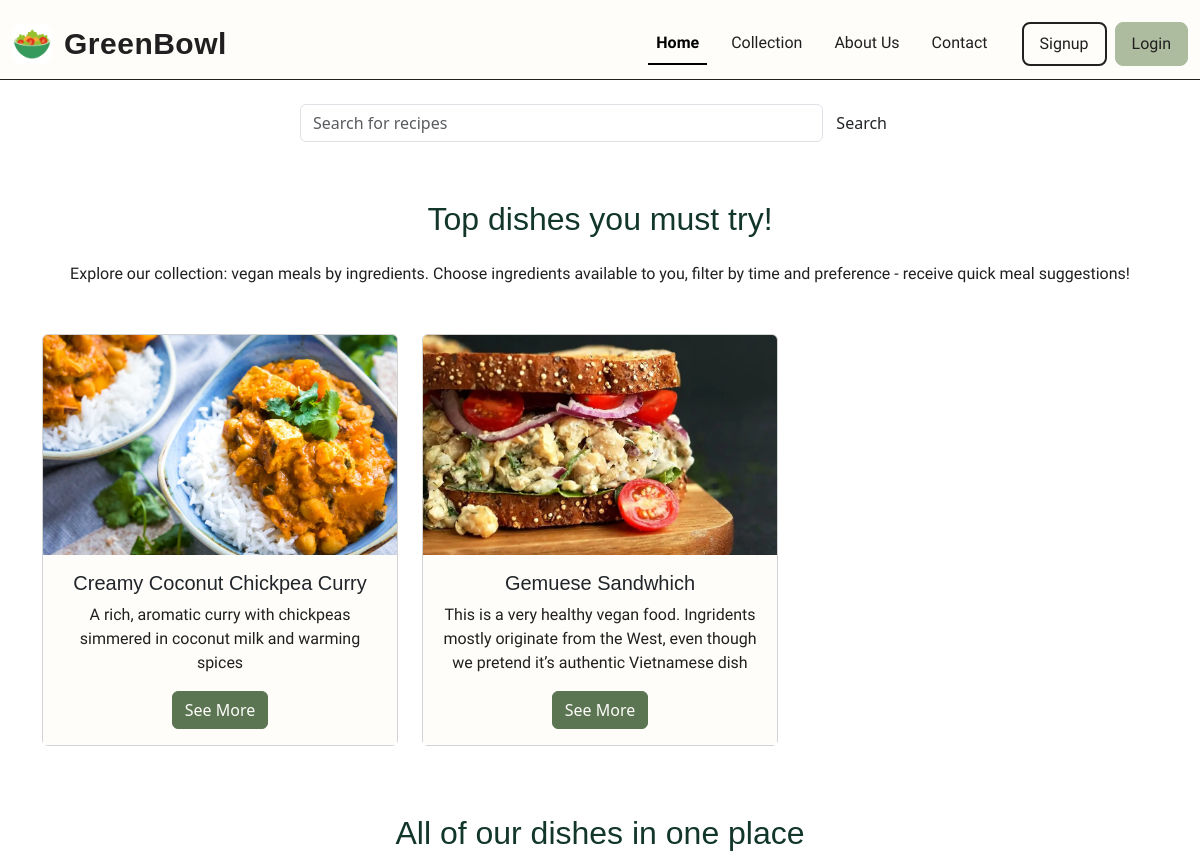
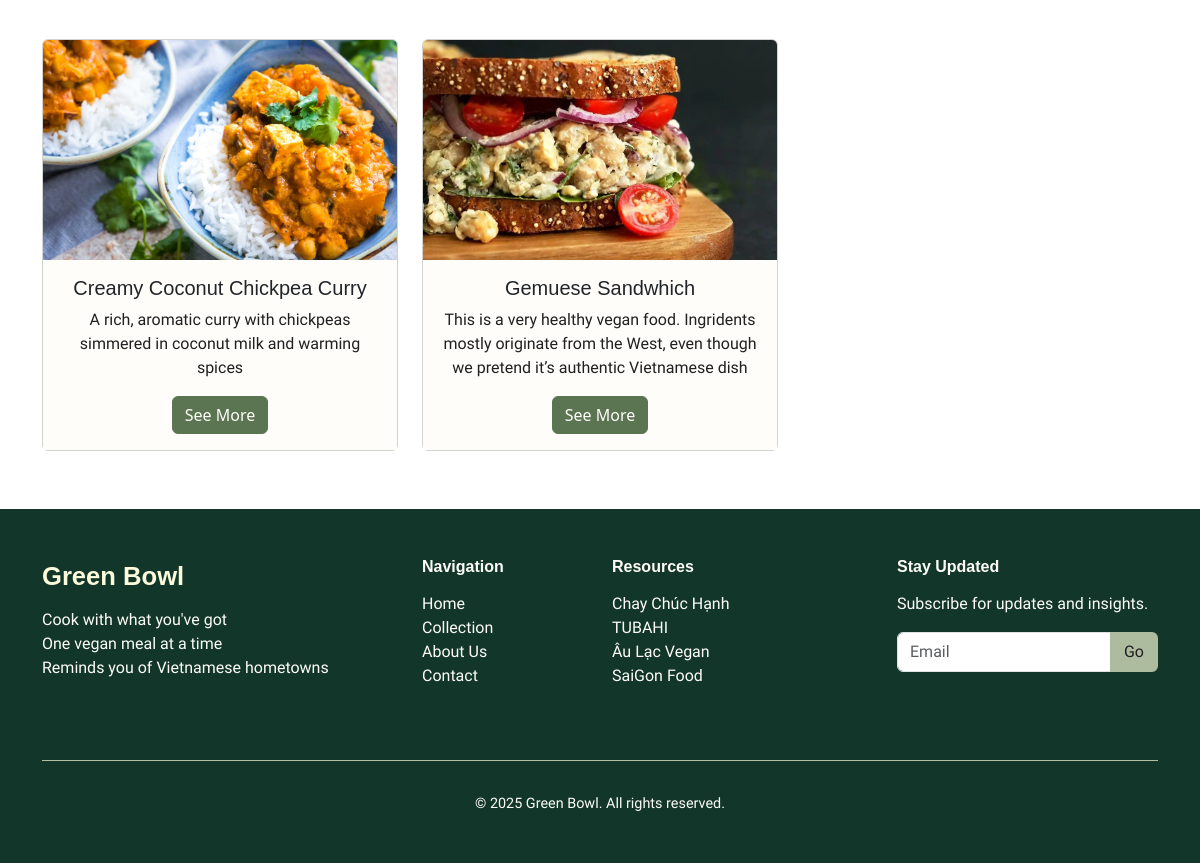
The page /collection on the database as committed earlier (2 pictures, top to bottom).
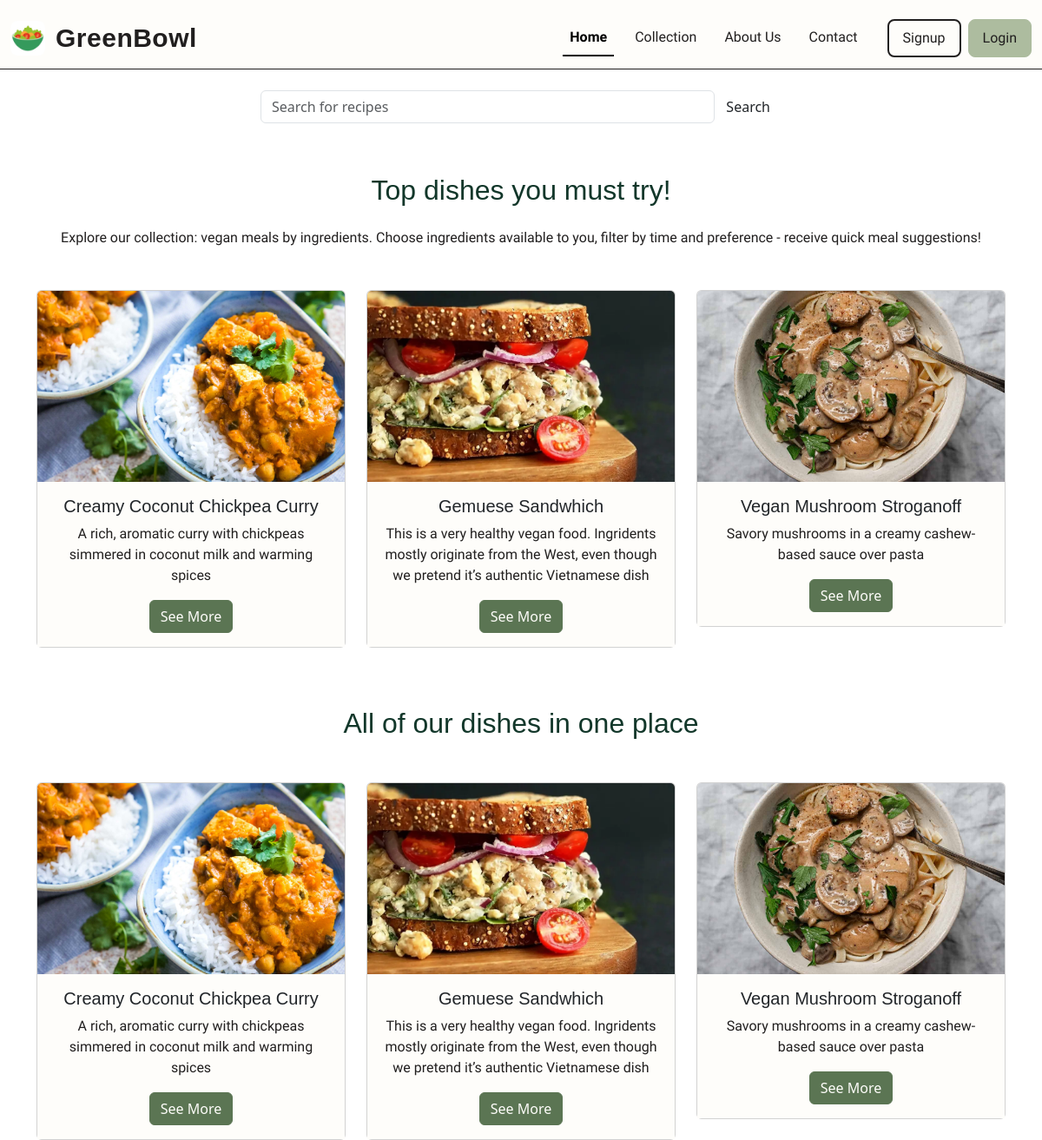
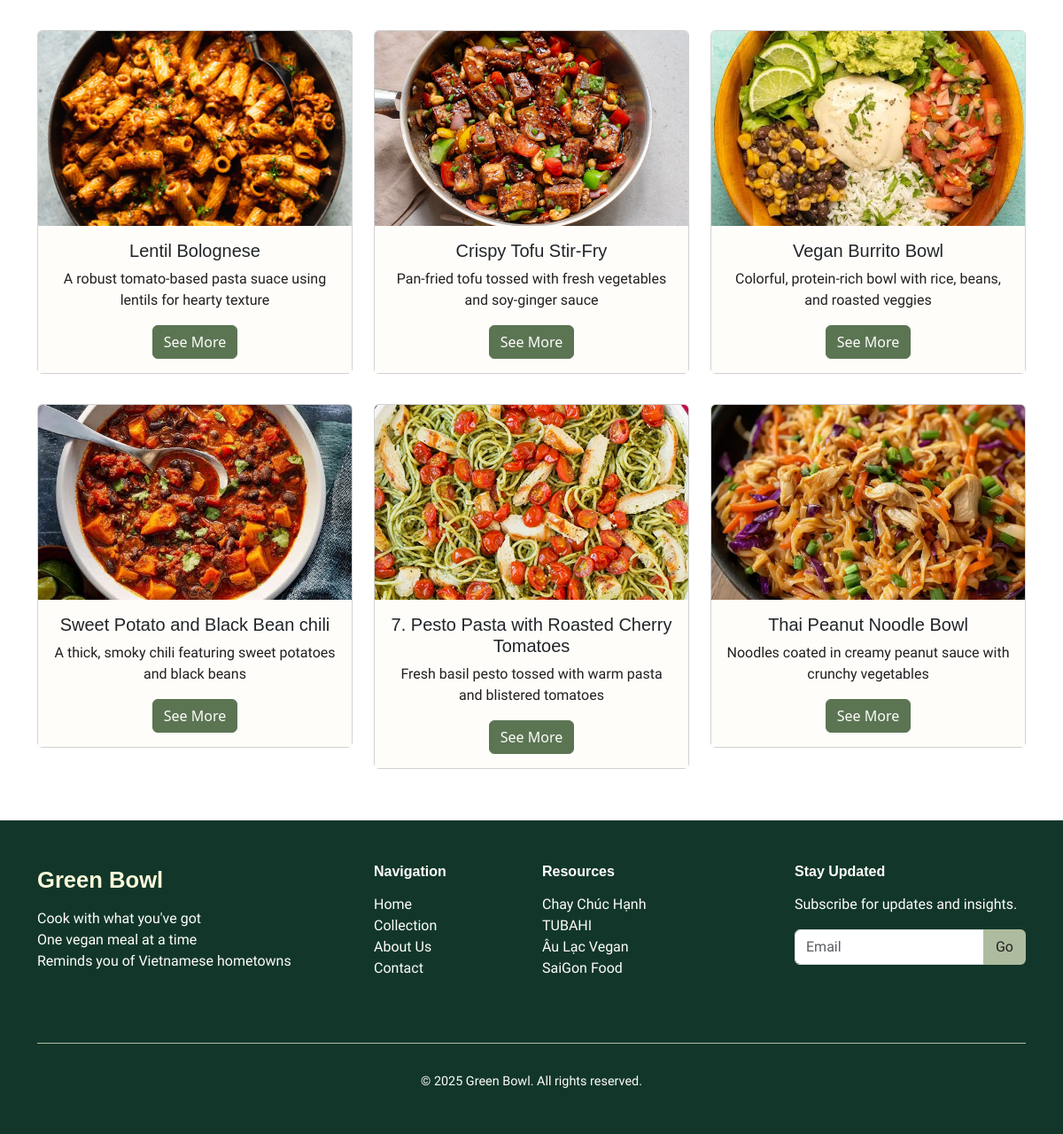
The same page on the database as committed later (2 pictures, top to bottom).
### recipe/models.py (models this page shows)
class Recipe(models.Model):
    name = models.CharField()
    picture = models.ImageField(upload_to="products/")
    ingridents = models.ManyToManyField(Ingridient, related_name="food")
    description = models.CharField(default = "")
    instruction = models.TextField(default = "")

### recipe/views.py (the view)
# urls.py: path("collection", views.collection, name="collection"),
def collection(request):
    if request.method == "POST":
        search = request.POST.get('search')
        try:
            rec = Recipe.objects.get(name=search)
            return HttpResponseRedirect(reverse("recipe", args=[rec.id]))
        except Recipe.DoesNotExist:
            recom_list = []
            for reci in Recipe.objects.all():
                if search.lower() in reci.name.lower(): recom_list.append(reci)
            return render(request, "recipe/collection.html", {"recoms":recom_list, "search":search})
    else:
        lines = [[]]
        cnt = 0;
        for recipe in Recipe.objects.all():
            if cnt == len(lines):        # create a new sublist when needed
                lines.append([])
            if len(lines[cnt]) < 3:
                lines[cnt].append(recipe)
            else:
                cnt += 1
                lines.append([recipe])
        top = []
        count = 0
        for recipe in Recipe.objects.all():
            top.append(recipe)
            count+=1
            if(count >= 3): break
        return render(request, "recipe/collection.html", {
            "lines": lines,
            "top":top
        })

### recipe/templates/recipe/collection.html (shortened to what this page needs)
{% extends 'recipe/layout.html' %}
{% block body %}
<body>
        <section class="container my-4">
            <form class="search-bar d-flex" action="{% url 'collection'%}" method="POST">
                <input class="form-control search-input" type="search" placeholder="Search for recipes" aria-label="Search" name="search">
                <button class="btn search-btn" type="submit">Search</button>
            </form>
        </section>
{% if recoms %}
    <section class="container top-dishes my-5">
            <h2 class="section-title text-center mb-4">Top results for: "{{search}}"</h2>
            <p class="text-center mb-4">Explore our collection: vegan meals by ingredients. Choose ingredients available to you, filter by time and preference - receive quick meal suggestions!</p>
            <div class="row g-4 text-center">
                {% for recipe in recoms %}
                <div class="col-12 col-md-4">
                    <div class="card">
                        <img src="{{recipe.picture.url}}" class="card-img-top" alt="yummy vegan food">
                        <div class="card-body">
                            <h5 class="card-title">{{recipe.name}}</h5>
                            <p class="card-text">{{recipe.description}}</p>
                            <a href="{% url 'recipe' recipe.id %}" class="btn btn-primary">See More</a>
                        </div>
                    </div>
                </div>
                {% endfor %}
            </div>
        </section>
{% else %}
        <section class="container top-dishes my-5">
            <h2 class="section-title text-center mb-4">Top dishes you must try!</h2>
            <p class="text-center mb-4">Explore our collection: vegan meals by ingredients. Choose ingredients available to you, filter by time and preference - receive quick meal suggestions!</p>
            <div class="row g-4 text-center">
                {% for recipe in top %}
                <div class="col-12 col-md-4">
                    <div class="card">
                        <img src="{{recipe.picture.url}}" class="card-img-top" alt="yummy vegan food">
                        <div class="card-body">
                            <h5 class="card-title">{{recipe.name}}</h5>
                            <p class="card-text">{{recipe.description}}</p>
                            <a href="{% url 'recipe' recipe.id %}" class="btn btn-primary">See More</a>
                        </div>
                    </div>
                </div>
                {% endfor %}
            </div>
        </section>
        <section class="container rcm-dishes my-5">
            <h2 class="section-title text-center mb-4">All of our dishes in one place</h2>
            {% for line in lines %}
            <div class="row g-4 text-center">
                {% for recipe in line %}
                <div class="col-12 col-md-4">
                    <div class="card">
                        <img src="{{recipe.picture.url}}" class="card-img-top" alt="yummy vegan food">
                        <div class="card-body">
                            <h5 class="card-title">{{recipe.name}}</h5>
                            <p class="card-text">{{recipe.description}}</p>
                            <a href="{% url 'recipe' recipe.id %}" class="btn btn-primary">See More</a>
                        </div>
                    </div>
                </div>
                {% endfor %}
            </div>
            {% endfor %}
            </section>
{% endif %}
{% endblock %}

### recipe/templates/recipe/layout.html (shortened to what this page needs)
{% load static %}
<!DOCTYPE html>
<html lang="en">
  <head>
    <link rel="stylesheet" href="{% static 'recipe/greenbowlstyle.css' %}">
    <link
      href="https://cdn.jsdelivr.net/npm/bootstrap@5.3.2/dist/css/bootstrap.min.css"
      rel="stylesheet"
    >
  </head>
  <body>
    <header>
      <nav class="navbar navbar-expand-lg greenbowl-navbar pt-3">
        <div class="container-fluid">
          <a class="navbar-brand" href="{% url 'index' %}">
            <img
              src="{% static 'recipe/images/saladbowl.webp' %}"
              alt="GreenBowl Logo"
              width="40"
              height="40"
              class="brand-logo"
            >
            <span class="brand-text">GreenBowl</span>
          </a>
          <div class="collapse navbar-collapse" id="navbarNavAltMarkup">
            <div class="navbar-nav ms-auto">
              <ul class="nav nav-underline">
                <li class="nav-item">
                  <a class="nav-link active" aria-current="page" href="{% url 'index' %}">Home</a>
                </li>
                <li class="nav-item">
                  <a class="nav-link" href="{% url 'collection' %}">Collection</a>
                </li>
                <li class="nav-item">
                  <a class="nav-link" href="{% url 'aboutus' %}">About Us</a>
                </li>
                <li class="nav-item">
                  <a class="nav-link" href="{% url 'contact' %}">Contact</a>
                </li>
              </ul>
            </div>
          </div>
        {% if not user.is_authenticated %}
          <form class="d-flex nav-form ms-3">
            <button type="button" class="btn signup-btn btn-outline-secondary" onclick="window.location = `{% url 'register'%}`">Signup</button>
            <button type="button" class="btn login-btn btn-primary" onclick="window.location = `{% url 'login' %}`">Login</button>
          </form>
        {% else %}
        <form class="d-flex nav-form ms-3">
          <button type="button" class="btn login-btn btn-primary" onclick="window.location = `{% url 'logout'%}`">Logout</button>
        </form>
        {% endif %}
        </div>
      </nav>
    </header>
    <div class="body">
        {% block body %}
        {% endblock %}
    <footer>
      <div class="container">
        <div class="row">
          <div class="col-lg-4 col-md-6 mb-4">
            <div class="footer-logo">Green Bowl</div>
            <p>
              Cook with what you've got<br>
              One vegan meal at a time <br>
              Reminds you of Vietnamese hometowns
            </p>
          </div>
          <div class="col-lg-2 col-md-6 mb-4">
            <h6 class="fw-bold mb-3">Navigation</h6>
            <ul class="list-unstyled">
              <li><a href="{% url 'index' %}">Home</a></li>
              <li><a href="collection.html">Collection</a></li>
              <li><a href="aboutus.html">About Us</a></li>
              <li><a href="contact.html">Contact</a></li>
            </ul>
          </div>
          <div class="col-lg-3 col-md-6 mb-4">
            <h6 class="fw-bold mb-3">Resources</h6>
            <ul class="list-unstyled">
              <li><a href="https://chaychuchanh.com/">Chay Chúc Hạnh</a></li>
              <li><a href="https://tubahi.com/">TUBAHI</a></li>
              <li><a href="https://aulac-vegan.com/en/">Âu Lạc Vegan</a></li>
              <li><a href="https://www.sgfoods.com.vn/">SaiGon Food</a></li>
            </ul>
          </div>
          <div class="col-lg-3 col-md-6 mb-4">
            <h6 class="fw-bold mb-3">Stay Updated</h6>
            <p>Subscribe for updates and insights.</p>
            <form>
              <div class="input-group mb-3">
                <input type="text" class="form-control" placeholder="Email" aria-label="Recipient’s username" aria-describedby="button-addon3">
                <button class="btn btn-outline-secondary" type="submit" id="button-addon3">Go</button>
              </div>
            </form>
          </div>
        </div>
        <div class="footer-divider"></div>
        <div class="footer-bottom">
          © 2025 Green Bowl. All rights reserved.
        </div>
      </div>
    </footer>
    </div>
</body>

Rows that differ between the two databases and show on the page:
added Recipe: picture (picture), name "Vegan Mushroom Stroganoff", description "Savory mushrooms in a creamy cashew-based sauce over pasta"
added Recipe: picture (picture), name "Lentil Bolognese", description "A robust tomato-based pasta suace using lentils for hearty texture"
added Recipe: picture (picture), name "Crispy Tofu Stir-Fry", description "Pan-fried tofu tossed with fresh vegetables and soy-ginger sauce"
added Recipe: picture (picture), name "Vegan Burrito Bowl", description "Colorful, protein-rich bowl with rice, beans, and roasted veggies"
added Recipe: picture (picture), name "Sweet Potato and Black Bean chili", description "A thick, smoky chili featuring sweet potatoes and black beans"
added Recipe: picture (picture), name "7. Pesto Pasta with Roasted Cherry Tomatoes", description "Fresh basil pesto tossed with warm pasta and blistered tomatoes"
added Recipe: picture (picture), name "Thai Peanut Noodle Bowl", description "Noodles coated in creamy peanut sauce with crunchy vegetables"
